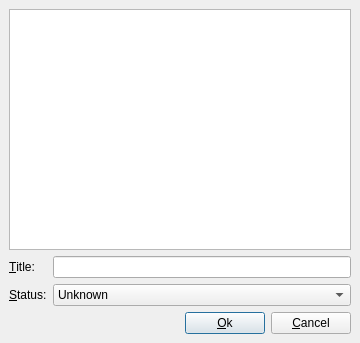
<ui version="4.0" >
 <class>UITestReport</class>
 <widget class="QDialog" name="UITestReport" >
  <property name="geometry" >
   <rect>
    <x>0</x>
    <y>0</y>
    <width>360</width>
    <height>343</height>
   </rect>
  </property>
  <property name="windowTitle" >
   <string>Test Report</string>
  </property>
  <layout class="QGridLayout" >
   <property name="margin" >
    <number>9</number>
   </property>
   <property name="spacing" >
    <number>6</number>
   </property>
   <item row="1" column="1" colspan="2" >
    <widget class="QLineEdit" name="title" >
     <property name="sizePolicy" >
      <sizepolicy>
       <hsizetype>7</hsizetype>
       <vsizetype>0</vsizetype>
       <horstretch>9</horstretch>
       <verstretch>0</verstretch>
      </sizepolicy>
     </property>
     <property name="styleSheet" >
      <string/>
     </property>
    </widget>
   </item>
   <item row="3" column="2" >
    <layout class="QHBoxLayout" >
     <property name="margin" >
      <number>0</number>
     </property>
     <property name="spacing" >
      <number>6</number>
     </property>
     <item>
      <widget class="QPushButton" name="ok" >
       <property name="text" >
        <string>&amp;Ok</string>
       </property>
      </widget>
     </item>
     <item>
      <widget class="QPushButton" name="cancel" >
       <property name="text" >
        <string>&amp;Cancel</string>
       </property>
      </widget>
     </item>
    </layout>
   </item>
   <item row="3" column="0" colspan="2" >
    <spacer>
     <property name="orientation" >
      <enum>Qt::Horizontal</enum>
     </property>
     <property name="sizeHint" >
      <size>
       <width>188</width>
       <height>20</height>
      </size>
     </property>
    </spacer>
   </item>
   <item row="2" column="0" >
    <widget class="QLabel" name="label_2" >
     <property name="text" >
      <string>&amp;Status:</string>
     </property>
     <property name="buddy" >
      <cstring>status</cstring>
     </property>
    </widget>
   </item>
   <item row="0" column="0" colspan="3" >
    <widget class="QTextEdit" name="description" >
     <property name="readOnly" >
      <bool>true</bool>
     </property>
    </widget>
   </item>
   <item row="1" column="0" >
    <widget class="QLabel" name="label" >
     <property name="text" >
      <string>&amp;Title:</string>
     </property>
     <property name="buddy" >
      <cstring>title</cstring>
     </property>
    </widget>
   </item>
   <item row="2" column="1" colspan="2" >
    <widget class="QComboBox" name="status" >
     <property name="sizePolicy" >
      <sizepolicy>
       <hsizetype>7</hsizetype>
       <vsizetype>0</vsizetype>
       <horstretch>5</horstretch>
       <verstretch>0</verstretch>
      </sizepolicy>
     </property>
     <item>
      <property name="text" >
       <string>Unknown</string>
      </property>
     </item>
     <item>
      <property name="text" >
       <string>Passed</string>
      </property>
     </item>
     <item>
      <property name="text" >
       <string>Failed</string>
      </property>
     </item>
    </widget>
   </item>
  </layout>
 </widget>
 <resources/>
 <connections/>
</ui>
